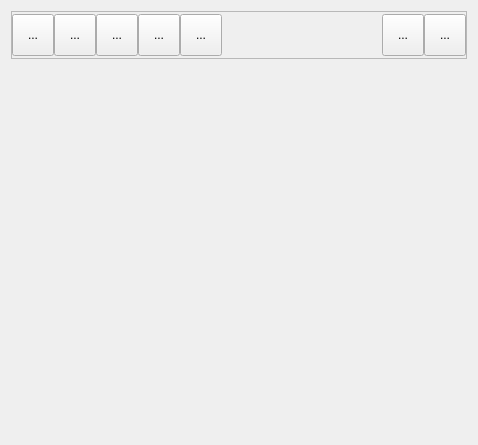
<?xml version="1.0" encoding="UTF-8"?>
<ui version="4.0">
 <class>DistroMesasBase</class>
 <widget class="QWidget" name="DistroMesasBase">
  <property name="geometry">
   <rect>
    <x>0</x>
    <y>0</y>
    <width>478</width>
    <height>445</height>
   </rect>
  </property>
  <property name="windowTitle">
   <string>Form</string>
  </property>
  <layout class="QVBoxLayout" name="verticalLayout">
   <item>
    <widget class="QFrame" name="mui_frame">
     <property name="sizePolicy">
      <sizepolicy hsizetype="MinimumExpanding" vsizetype="Preferred">
       <horstretch>0</horstretch>
       <verstretch>0</verstretch>
      </sizepolicy>
     </property>
     <property name="minimumSize">
      <size>
       <width>0</width>
       <height>48</height>
      </size>
     </property>
     <property name="maximumSize">
      <size>
       <width>16777215</width>
       <height>48</height>
      </size>
     </property>
     <property name="frameShape">
      <enum>QFrame::StyledPanel</enum>
     </property>
     <property name="frameShadow">
      <enum>QFrame::Raised</enum>
     </property>
     <layout class="QHBoxLayout" name="horizontalLayout">
      <property name="spacing">
       <number>0</number>
      </property>
      <property name="margin">
       <number>0</number>
      </property>
      <item>
       <widget class="QToolButton" name="mui_mesa6">
        <property name="minimumSize">
         <size>
          <width>42</width>
          <height>42</height>
         </size>
        </property>
        <property name="maximumSize">
         <size>
          <width>42</width>
          <height>42</height>
         </size>
        </property>
        <property name="toolTip">
         <string>Nueva mesa</string>
        </property>
        <property name="text">
         <string>...</string>
        </property>
        <property name="icon">
         <iconset resource="../../../bulmages_oxygen.qrc">
          <normaloff>:/BfBulmaFact48x48/images/png/48x48/i_bulmages_boton_mas.48x48.png</normaloff>:/BfBulmaFact48x48/images/png/48x48/i_bulmages_boton_mas.48x48.png</iconset>
        </property>
        <property name="iconSize">
         <size>
          <width>32</width>
          <height>32</height>
         </size>
        </property>
       </widget>
      </item>
      <item>
       <widget class="QToolButton" name="mui_borrar">
        <property name="minimumSize">
         <size>
          <width>42</width>
          <height>42</height>
         </size>
        </property>
        <property name="maximumSize">
         <size>
          <width>42</width>
          <height>42</height>
         </size>
        </property>
        <property name="toolTip">
         <string>Borrar mesa</string>
        </property>
        <property name="text">
         <string>...</string>
        </property>
        <property name="icon">
         <iconset resource="../../../bulmages_oxygen.qrc">
          <normaloff>:/BfBulmaFact48x48/images/png/48x48/i_bulmages_boton_menos.48x48.png</normaloff>:/BfBulmaFact48x48/images/png/48x48/i_bulmages_boton_menos.48x48.png</iconset>
        </property>
        <property name="iconSize">
         <size>
          <width>32</width>
          <height>32</height>
         </size>
        </property>
       </widget>
      </item>
      <item>
       <widget class="QToolButton" name="mui_ver_ticket">
        <property name="minimumSize">
         <size>
          <width>42</width>
          <height>42</height>
         </size>
        </property>
        <property name="maximumSize">
         <size>
          <width>42</width>
          <height>42</height>
         </size>
        </property>
        <property name="toolTip">
         <string>Ver ticket de la mesa</string>
        </property>
        <property name="text">
         <string>...</string>
        </property>
        <property name="icon">
         <iconset resource="../../../bulmages_oxygen.qrc">
          <normaloff>:/BfBulmaFact48x48/images/png/48x48/i_bulmages_ventas_pedidos.48x48.png</normaloff>:/BfBulmaFact48x48/images/png/48x48/i_bulmages_ventas_pedidos.48x48.png</iconset>
        </property>
        <property name="iconSize">
         <size>
          <width>32</width>
          <height>32</height>
         </size>
        </property>
       </widget>
      </item>
      <item>
       <widget class="QToolButton" name="mui_cambiar_nombre">
        <property name="minimumSize">
         <size>
          <width>42</width>
          <height>42</height>
         </size>
        </property>
        <property name="maximumSize">
         <size>
          <width>42</width>
          <height>42</height>
         </size>
        </property>
        <property name="toolTip">
         <string>Editar nombre</string>
        </property>
        <property name="text">
         <string>...</string>
        </property>
        <property name="icon">
         <iconset resource="../../../bulmages_oxygen.qrc">
          <normaloff>:/BfBulmaFact48x48/images/png/48x48/i_bulmages_boton_listado.48x48.png</normaloff>:/BfBulmaFact48x48/images/png/48x48/i_bulmages_boton_listado.48x48.png</iconset>
        </property>
        <property name="iconSize">
         <size>
          <width>32</width>
          <height>32</height>
         </size>
        </property>
       </widget>
      </item>
      <item>
       <widget class="QToolButton" name="mui_cambiar_imagen">
        <property name="minimumSize">
         <size>
          <width>42</width>
          <height>42</height>
         </size>
        </property>
        <property name="maximumSize">
         <size>
          <width>42</width>
          <height>42</height>
         </size>
        </property>
        <property name="toolTip">
         <string>Cambiar imagen de la mesa</string>
        </property>
        <property name="text">
         <string>...</string>
        </property>
        <property name="icon">
         <iconset resource="../../../bulmages_oxygen.qrc">
          <normaloff>:/BfBulmaFact48x48/images/png/48x48/i_bulmages_informexreferencia.48x48.png</normaloff>:/BfBulmaFact48x48/images/png/48x48/i_bulmages_informexreferencia.48x48.png</iconset>
        </property>
        <property name="iconSize">
         <size>
          <width>32</width>
          <height>32</height>
         </size>
        </property>
       </widget>
      </item>
      <item>
       <spacer name="horizontalSpacer">
        <property name="orientation">
         <enum>Qt::Horizontal</enum>
        </property>
        <property name="sizeHint" stdset="0">
         <size>
          <width>0</width>
          <height>0</height>
         </size>
        </property>
       </spacer>
      </item>
      <item>
       <widget class="QToolButton" name="mui_bloquear">
        <property name="minimumSize">
         <size>
          <width>42</width>
          <height>42</height>
         </size>
        </property>
        <property name="maximumSize">
         <size>
          <width>42</width>
          <height>42</height>
         </size>
        </property>
        <property name="toolTip">
         <string>Configurar mesas</string>
        </property>
        <property name="text">
         <string>...</string>
        </property>
        <property name="icon">
         <iconset resource="../../../bulmages_oxygen.qrc">
          <normaloff>:/BulmaCont32x32/images/png/i_packageSettings.png</normaloff>:/BulmaCont32x32/images/png/i_packageSettings.png</iconset>
        </property>
        <property name="iconSize">
         <size>
          <width>32</width>
          <height>32</height>
         </size>
        </property>
        <property name="checkable">
         <bool>true</bool>
        </property>
       </widget>
      </item>
      <item>
       <widget class="QToolButton" name="mui_cerrar">
        <property name="minimumSize">
         <size>
          <width>42</width>
          <height>42</height>
         </size>
        </property>
        <property name="maximumSize">
         <size>
          <width>42</width>
          <height>42</height>
         </size>
        </property>
        <property name="toolTip">
         <string>Cerrar vista mesas</string>
        </property>
        <property name="text">
         <string>...</string>
        </property>
        <property name="icon">
         <iconset resource="../../../bulmages_oxygen.qrc">
          <normaloff>:/BulmaCont32x32/images/png/i_exit.png</normaloff>:/BulmaCont32x32/images/png/i_exit.png</iconset>
        </property>
        <property name="iconSize">
         <size>
          <width>32</width>
          <height>32</height>
         </size>
        </property>
       </widget>
      </item>
     </layout>
    </widget>
   </item>
   <item>
    <widget class="QWidget" name="mui_widget" native="true"/>
   </item>
  </layout>
 </widget>
 <resources>
  <include location="../../../bulmages_oxygen.qrc"/>
 </resources>
 <connections/>
</ui>
